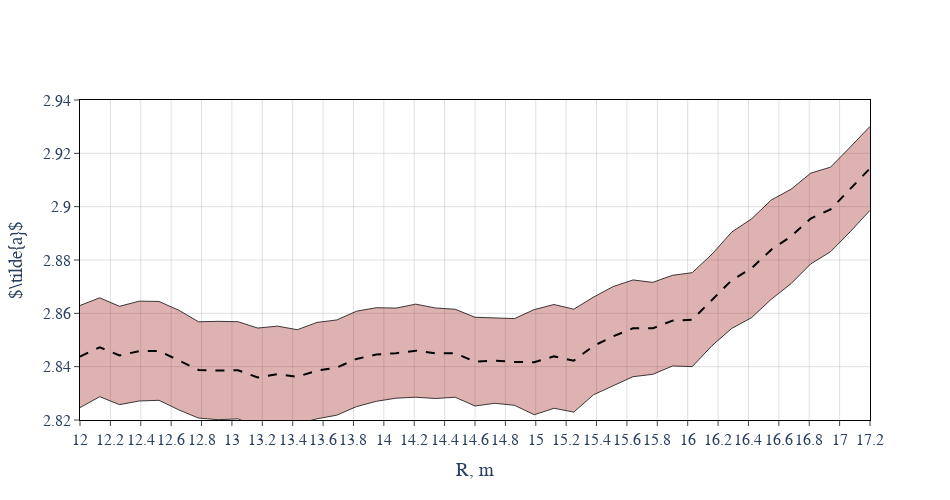

Notebook code for this chart:
### Code cell
fig = go.Figure()

fig.add_trace(
    go.Scatter(
        x=Rs,
        y=coefs_df_real[r'$\tilde{a}$']+coefs_df_real[r'$\Delta \tilde{a}$'],
        line=dict(color='black', width=0.75),
    )
)

fig.add_trace(
    go.Scatter(
        x=Rs,
        y=coefs_df_real[r'$\tilde{a}$']-coefs_df_real[r'$\Delta \tilde{a}$'],
        fill='tonexty',
        fillcolor=color,
        line=dict(color='black', width=0.75)
    )
)

fig.add_trace(
    go.Scatter(
        x=Rs,
        y=coefs_df_real[r'$\tilde{a}$'],
        mode='lines',#'lines+markers',
        line=dict(
            dash='dash',
            color='black'
        ),
        marker=dict(
            color='black',
            size=8,
            symbol='x'
        ),
    )
)

xaxis = lambda range: dict(
    showline=True,
    ticks='outside',
    mirror=True,
    tick0=1,
    dtick=0.2,
    range=range,
    linecolor='black',
    showgrid=True,
    gridcolor='grey',
    gridwidth=0.25,
)

yaxis = lambda range: dict(
    showline=True,
    ticks='outside',
    mirror=True,
    linecolor='black',
    range=range,
    showgrid=True,
    gridcolor='grey',
    gridwidth=0.25,
    zeroline=True,
    zerolinecolor='black',
    zerolinewidth=0.25
)

fig.update_layout(
    xaxis_title="R, m",
    yaxis_title=r'$\tilde{a}$',
    xaxis = xaxis([R_min, R_max]),
    yaxis = yaxis(y_range),

    showlegend=False,
    height=500,
    width=950,
    font=dict(
            family="Times New Roman",
            size=16,
    ),
)

fig.show()
pio.write_image(fig, f'plots/fv/atilde_vs_R_{model_type.upper()}_8_172.pdf', height=500, width=950)

### Figure 1 — Plotly figure (JSON) as saved in the notebook; plotly's stock layout.template omitted (floating-point values rounded to 4 significant figures)
{"data": [{"line": {"color": "black", "width": 0.75}, "type": "scatter", "x": [12, 12.13, 12.26, 12.39, 12.52, 12.65, 12.78, 12.91, 13.04, 13.17, 13.3, 13.43, 13.56, 13.69, 13.82, 13.95, 14.08, 14.21, 14.34, 14.47, 14.6, 14.73, 14.86, 14.99, 15.12, 15.25, 15.38, 15.51, 15.64, 15.77, 15.9, 16.03, 16.16, 16.29, 16.42, 16.55, 16.68, 16.81, 16.94, 17.07, 17.2], "y": [2.863, 2.866, 2.863, 2.865, 2.864, 2.861, 2.857, 2.857, 2.857, 2.854, 2.855, 2.854, 2.857, 2.858, 2.861, 2.862, 2.862, 2.863, 2.862, 2.862, 2.859, 2.858, 2.858, 2.861, 2.863, 2.862, 2.866, 2.87, 2.873, 2.872, 2.874, 2.875, 2.882, 2.89, 2.895, 2.903, 2.907, 2.913, 2.915, 2.922, 2.93]}, {"fill": "tonexty", "fillcolor": "rgba(150, 0, 0, 0.3)", "line": {"color": "black", "width": 0.75}, "type": "scatter", "x": [12, 12.13, 12.26, 12.39, 12.52, 12.65, 12.78, 12.91, 13.04, 13.17, 13.3, 13.43, 13.56, 13.69, 13.82, 13.95, 14.08, 14.21, 14.34, 14.47, 14.6, 14.73, 14.86, 14.99, 15.12, 15.25, 15.38, 15.51, 15.64, 15.77, 15.9, 16.03, 16.16, 16.29, 16.42, 16.55, 16.68, 16.81, 16.94, 17.07, 17.2], "y": [2.825, 2.829, 2.826, 2.827, 2.827, 2.824, 2.821, 2.82, 2.82, 2.817, 2.819, 2.819, 2.82, 2.822, 2.825, 2.827, 2.828, 2.829, 2.828, 2.829, 2.825, 2.826, 2.826, 2.822, 2.824, 2.823, 2.829, 2.833, 2.836, 2.837, 2.84, 2.84, 2.848, 2.854, 2.858, 2.865, 2.871, 2.879, 2.883, 2.891, 2.899]}, {"line": {"color": "black", "dash": "dash"}, "marker": {"color": "black", "size": 8, "symbol": "x"}, "mode": "lines", "type": "scatter", "x": [12, 12.13, 12.26, 12.39, 12.52, 12.65, 12.78, 12.91, 13.04, 13.17, 13.3, 13.43, 13.56, 13.69, 13.82, 13.95, 14.08, 14.21, 14.34, 14.47, 14.6, 14.73, 14.86, 14.99, 15.12, 15.25, 15.38, 15.51, 15.64, 15.77, 15.9, 16.03, 16.16, 16.29, 16.42, 16.55, 16.68, 16.81, 16.94, 17.07, 17.2], "y": [2.844, 2.847, 2.844, 2.846, 2.846, 2.842, 2.839, 2.839, 2.839, 2.836, 2.837, 2.836, 2.839, 2.84, 2.843, 2.845, 2.845, 2.846, 2.845, 2.845, 2.842, 2.842, 2.842, 2.842, 2.844, 2.842, 2.848, 2.851, 2.854, 2.854, 2.857, 2.858, 2.865, 2.872, 2.877, 2.884, 2.889, 2.896, 2.899, 2.906, 2.914]}], "layout": {"font": {"family": "Times New Roman", "size": 16}, "height": 500, "showlegend": false, "width": 950, "xaxis": {"dtick": 0.2, "gridcolor": "grey", "gridwidth": 0.25, "linecolor": "black", "mirror": true, "range": [12, 17.2], "showgrid": true, "showline": true, "tick0": 1, "ticks": "outside", "title": {"text": "R, m"}}, "yaxis": {"gridcolor": "grey", "gridwidth": 0.25, "linecolor": "black", "mirror": true, "range": [2.82, 2.94], "showgrid": true, "showline": true, "ticks": "outside", "title": {"text": "$\\tilde{a}$"}, "zeroline": true, "zerolinecolor": "black", "zerolinewidth": 0.25}}}
